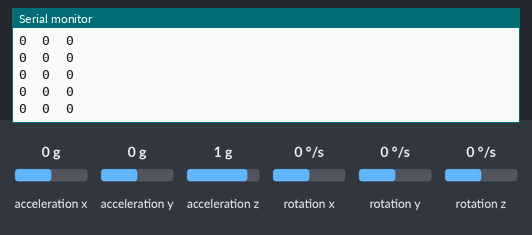
Simulated run of this sketch. Board: Arduino Uno, built with avr-gcc and run on an emulated ATmega328P. Parts: the last lines printed to the serial monitor. Wiring (inferred from the names in the program): MPU-6050 motion sensor at I2C address 0x68. The test bench sets the inputs (shaded band); at power-on: acceleration z 1 g, acceleration x 0 g, acceleration y 0 g, rotation x 0 °/s, rotation y 0 °/s, rotation z 0 °/s.

Above: at 1.4 s.
1.5 s: acceleration z set to -1.4 g
At 2.4 s:
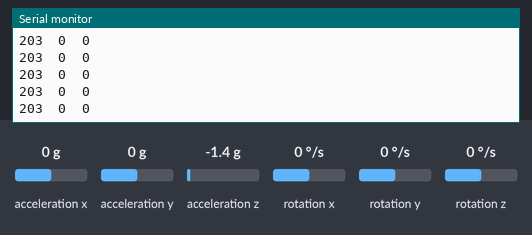
4.5 s: acceleration x set to 0.8 g
At 5.1 s:
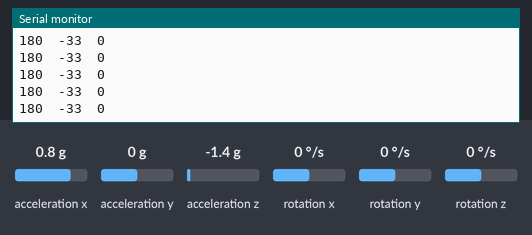
Timing chart, 0 to 6.9 s (numbered marks = the images above; inputs shaded):
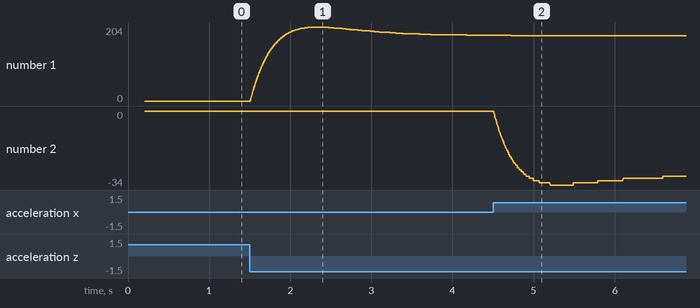

Measured:
- after the input at 1.5 s, the serial monitor: prints a new line at once (image 1)
- plotted number 1: 0 → 181 after the input at 1.5 s

The sketch:

mpuTestLauszus-mag_Z.ino
```cpp
// (licence header left out)
#include <Wire.h>
#include "Kalman.h" // Source: https://github.com/TKJElectronics/KalmanFilter

#define RESTRICT_PITCH // Comment out to restrict roll to ±90deg instead - please read: http://www.freescale.com/files/sensors/doc/app_note/AN3461.pdf

Kalman kalmanX, kalmanY, kalmanZ; // Create the Kalman instances

const uint8_t MPU6050 = 0x68; // If AD0 is logic low on the PCB the address is 0x68, otherwise set this to 0x69

/* IMU Data */
double accX, accY, accZ;
double gyroX, gyroY, gyroZ;
int16_t tempRaw;

double roll, pitch, yaw; // Roll and pitch are calculated using the accelerometer while yaw is calculated using the magnetometer

double gyroXangle, gyroYangle, gyroZangle; // Angle calculate using the gyro only
double compAngleX, compAngleY, compAngleZ; // Calculated angle using a complementary filter
double kalAngleX, kalAngleY, kalAngleZ; // Calculated angle using a Kalman filter

uint32_t timer;
uint8_t i2cData[14]; // Buffer for I2C data

//Mittlaufende Mittel
  //kal
  int kalAngleBufferSize = 6;
  double kalBufferX[6];
  double kalBufferY[6];
  double kalBufferZ[6];
  int kalBufferCounter = 0;
  double kalAngleXBuffered, kalAngleYBuffered, kalAngleZBuffered;

  int i;
  int microtimer;


void setup() {
  delay(100); // Wait for sensors to get ready

  Serial.begin(115200);
  Wire.begin();
  TWBR = ((F_CPU / 400000L) - 16) / 2; // Set I2C frequency to 400kHz

  i2cData[0] = 7; // Set the sample rate to 1000Hz - 8kHz/(7+1) = 1000Hz
  i2cData[1] = 0x00; // Disable FSYNC and set 260 Hz Acc filtering, 256 Hz Gyro filtering, 8 KHz sampling
  i2cData[2] = 0x00; // Set Gyro Full Scale Range to ±250deg/s
  i2cData[3] = 0x00; // Set Accelerometer Full Scale Range to ±2g
  while (i2cWrite(MPU6050, 0x19, i2cData, 4, false)); // Write to all four registers at once
  while (i2cWrite(MPU6050, 0x6B, 0x01, true)); // PLL with X axis gyroscope reference and disable sleep mode

  while (i2cRead(MPU6050, 0x75, i2cData, 1));
  if (i2cData[0] != 0x68) { // Read "WHO_AM_I" register
    Serial.print(F("Error reading sensor"));
    while (1);
  }

  delay(100); // Wait for sensors to stabilize

  /* Set Kalman and gyro starting angle */
  updateMPU6050();
  updatePitchRoll();

  kalmanX.setAngle(roll); // First set roll starting angle
  gyroXangle = roll;
  compAngleX = roll;

  kalmanY.setAngle(pitch); // Then pitch
  gyroYangle = pitch;
  compAngleY = pitch;

  kalmanZ.setAngle(yaw); // And finally yaw
  gyroZangle = yaw;
  compAngleZ = yaw;

  timer = micros(); // Initialize the timer
}

void loop() {
  /* Update all the IMU values */
  updateMPU6050();

  double dt = (double)(micros() - timer) / 1000000; // Calculate delta time
  timer = micros();


  /* Roll and pitch estimation */
  updatePitchRoll();
  double gyroXrate = gyroX / 131.0; // Convert to deg/s
  double gyroYrate = gyroY / 131.0; // Convert to deg/s

#ifdef RESTRICT_PITCH
  // This fixes the transition problem when the accelerometer angle jumps between -180 and 180 degrees
  if ((roll < -90 && kalAngleX > 90) || (roll > 90 && kalAngleX < -90)) {
    kalmanX.setAngle(roll);
    compAngleX = roll;
    kalAngleX = roll;
    gyroXangle = roll;
  } else
    kalAngleX = kalmanX.getAngle(roll, gyroXrate, dt); // Calculate the angle using a Kalman filter

  if (abs(kalAngleX) > 90)
    gyroYrate = -gyroYrate; // Invert rate, so it fits the restricted accelerometer reading
  kalAngleY = kalmanY.getAngle(pitch, gyroYrate, dt);
#else
  // This fixes the transition problem when the accelerometer angle jumps between -180 and 180 degrees
  if ((pitch < -90 && kalAngleY > 90) || (pitch > 90 && kalAngleY < -90)) {
    kalmanY.setAngle(pitch);
    compAngleY = pitch;
    kalAngleY = pitch;
    gyroYangle = pitch;
  } else
    kalAngleY = kalmanY.getAngle(pitch, gyroYrate, dt); // Calculate the angle using a Kalman filter

  if (abs(kalAngleY) > 90)
    gyroXrate = -gyroXrate; // Invert rate, so it fits the restricted accelerometer reading
  kalAngleX = kalmanX.getAngle(roll, gyroXrate, dt); // Calculate the angle using a Kalman filter
#endif


  /* Yaw estimation */
  double gyroZrate = gyroZ / 131.0; // Convert to deg/s
  // This fixes the transition problem when the yaw angle jumps between -180 and 180 degrees
  if ((yaw < -90 && kalAngleZ > 90) || (yaw > 90 && kalAngleZ < -90)) {
    kalmanZ.setAngle(yaw);
    compAngleZ = yaw;
    kalAngleZ = yaw;
    gyroZangle = yaw;
  } else
    kalAngleZ = kalmanZ.getAngle(yaw, gyroZrate, dt); // Calculate the angle using a Kalman filter


    //Mittlaufendes Mittel
  //KalX
  kalBufferX[kalBufferCounter] = round(kalAngleX);
  kalAngleXBuffered = 0;
  for(i=0; i<kalAngleBufferSize; i++) {
    kalAngleXBuffered = kalAngleXBuffered+kalBufferX[i];
  }
  kalAngleXBuffered = kalAngleXBuffered/kalAngleBufferSize;

  //KalY
  kalBufferY[kalBufferCounter] = round(kalAngleY);
  kalAngleYBuffered = 0;
  for(i=0; i<kalAngleBufferSize; i++) {
    kalAngleYBuffered = kalAngleYBuffered+kalBufferY[i];
  }
  kalAngleYBuffered = kalAngleYBuffered/kalAngleBufferSize;

  //KalZ
  kalBufferZ[kalBufferCounter] = round(kalAngleZ);
  kalAngleZBuffered = 0;
  for(i=0; i<kalAngleBufferSize; i++) {
    kalAngleZBuffered = kalAngleZBuffered+kalBufferZ[i];
  }
  kalAngleZBuffered = kalAngleZBuffered/kalAngleBufferSize;

  kalBufferCounter++;
  if(kalBufferCounter > kalAngleBufferSize-1) kalBufferCounter=0;

 Serial.print(round(kalAngleXBuffered)); Serial.print("\t");
  Serial.print(round(kalAngleYBuffered)); Serial.print("\t");
  Serial.print(round(kalAngleZBuffered)); Serial.print("\t");

  Serial.println();

  //udelay(1);
}

void updateMPU6050() {
  while (i2cRead(MPU6050, 0x3B, i2cData, 14)); // Get accelerometer and gyroscope values
  accX = ((i2cData[0] << 8) | i2cData[1]);
  accY = -((i2cData[2] << 8) | i2cData[3]);
  accZ = ((i2cData[4] << 8) | i2cData[5]);
  tempRaw = (i2cData[6] << 8) | i2cData[7];
  gyroX = -(i2cData[8] << 8) | i2cData[9];
  gyroY = (i2cData[10] << 8) | i2cData[11];
  gyroZ = -(i2cData[12] << 8) | i2cData[13];
}

void updatePitchRoll() {
  // Source: http://www.freescale.com/files/sensors/doc/app_note/AN3461.pdf eq. 25 and eq. 26
  // atan2 outputs the value of -π to π (radians) - see http://en.wikipedia.org/wiki/Atan2
  // It is then converted from radians to degrees
#ifdef RESTRICT_PITCH // Eq. 25 and 26
  roll = atan2(accY, accZ) * RAD_TO_DEG;
  pitch = atan(-accX / sqrt(accY * accY + accZ * accZ)) * RAD_TO_DEG;
#else // Eq. 28 and 29
  roll = atan(accY / sqrt(accX * accX + accZ * accZ)) * RAD_TO_DEG;
  pitch = atan2(-accX, accZ) * RAD_TO_DEG;
#endif
}


const uint16_t I2C_TIMEOUT = 1000; // Used to check for errors in I2C communication

uint8_t i2cWrite(uint8_t address, uint8_t registerAddress, uint8_t data, bool sendStop) {
  return i2cWrite(address, registerAddress, &data, 1, sendStop); // Returns 0 on success
}

uint8_t i2cWrite(uint8_t address, uint8_t registerAddress, uint8_t *data, uint8_t length, bool sendStop) {
  Wire.beginTransmission(address);
  Wire.write(registerAddress);
  Wire.write(data, length);
  uint8_t rcode = Wire.endTransmission(sendStop); // Returns 0 on success
  if (rcode) {
    Serial.print(F("i2cWrite failed: "));
    Serial.println(rcode);
  }
  return rcode; // See: http://arduino.cc/en/Reference/WireEndTransmission
}

uint8_t i2cRead(uint8_t address, uint8_t registerAddress, uint8_t *data, uint8_t nbytes) {
  uint32_t timeOutTimer;
  Wire.beginTransmission(address);
  Wire.write(registerAddress);
  uint8_t rcode = Wire.endTransmission(false); // Don't release the bus
  if (rcode) {
    Serial.print(F("i2cRead failed: "));
    Serial.println(rcode);
    return rcode; // See: http://arduino.cc/en/Reference/WireEndTransmission
  }
  Wire.requestFrom(address, nbytes, (uint8_t)true); // Send a repeated start and then release the bus after reading
  for (uint8_t i = 0; i < nbytes; i++) {
    if (Wire.available())
      data[i] = Wire.read();
    else {
      timeOutTimer = micros();
      while (((micros() - timeOutTimer) < I2C_TIMEOUT) && !Wire.available());
      if (Wire.available())
        data[i] = Wire.read();
      else {
        Serial.println(F("i2cRead timeout"));
        return 5; // This error value is not already taken by endTransmission
      }
    }
  }
  return 0; // Success
}
```
